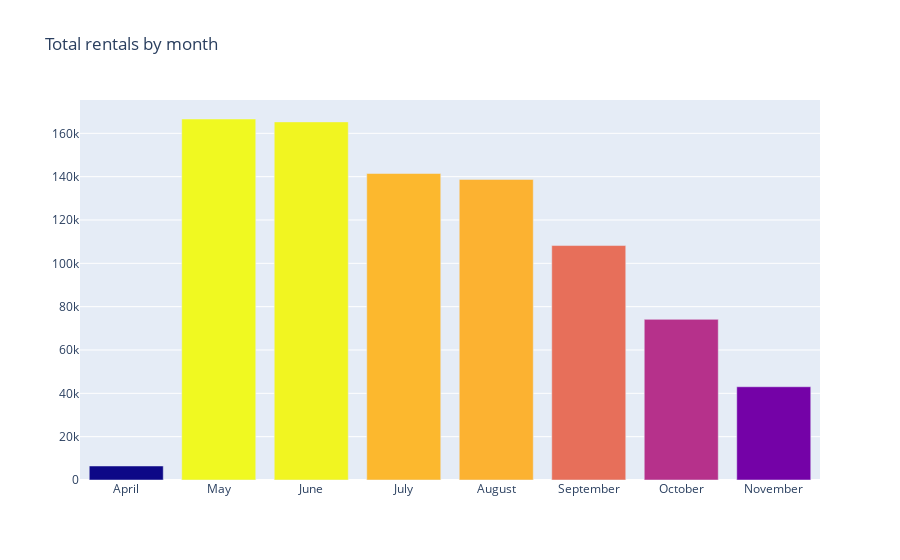

The notebook cell saved with this chart:
### Markdown cell above
## Total rentals by month

### Code cell
iplot(monthAggPlot)

### Figure 1 — Plotly figure (JSON) as saved in the notebook; plotly's stock layout.template omitted (floating-point values rounded to 4 significant figures)
{"data": [{"marker": {"autocolorscale": true, "color": [6468, 138725, 141465, 165280, 166616, 43035, 74136, 108212]}, "type": "bar", "x": ["April", "August", "July", "June", "May", "November", "October", "September"], "y": [6468, 138725, 141465, 165280, 166616, 43035, 74136, 108212]}], "layout": {"title": {"text": "Total rentals by month"}, "xaxis": {"categoryarray": ["April", "May", "June", "July", "August", "September", "October", "November"], "categoryorder": "array"}}}
